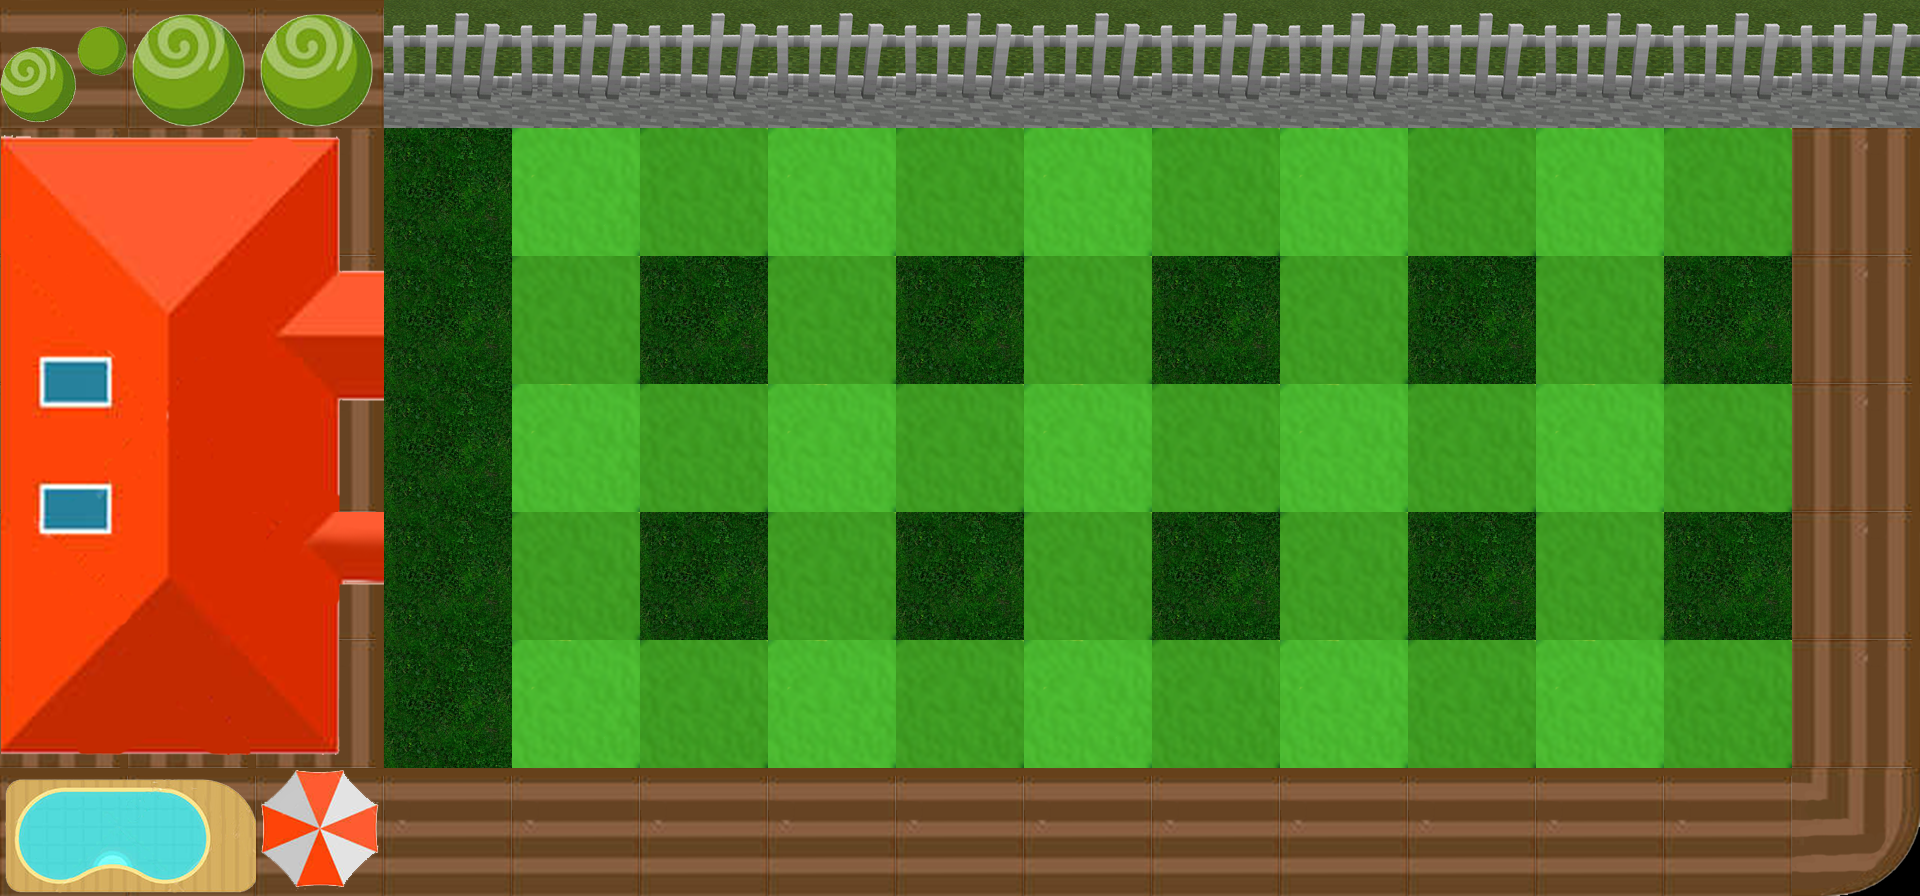

Tiled map render using the project's own tile images. Description and the map definition, with tile-layer contents summarised, below:
An orthogonal 15x7 tile map with 128x128 px tiles, 3 tile layers (Grass, Stone, House), 13 tilesets and 3 objects.

<map version="1.0" orientation="orthogonal" renderorder="right-down" width="15" height="7" tilewidth="128" tileheight="128" nextobjectid="65">
 <tileset firstgid="1" name="GrassD" tilewidth="128" tileheight="128" tilecount="1" columns="1">
  <image source="darkGrass.png" width="128" height="128" />
 </tileset>
 <tileset firstgid="2" name="Relva2" tilewidth="128" tileheight="128" tilecount="1" columns="1">
  <image source="Relva2.png" width="128" height="128" />
 </tileset>
 <tileset firstgid="3" name="Relva3" tilewidth="128" tileheight="128" tilecount="1" columns="1">
  <image source="Relva3.png" width="128" height="128" />
 </tileset>
 <tileset firstgid="4" name="Fence" tilewidth="128" tileheight="128" tilecount="1" columns="1">
  <image source="Fence.png" width="128" height="128" />
 </tileset>
 <tileset firstgid="5" name="House" tilewidth="128" tileheight="128" tilecount="18" columns="3">
  <image source="House.png" width="384" height="768" />
 </tileset>
 <tileset firstgid="23" name="Vert" tilewidth="128" tileheight="128" tilecount="1" columns="1">
  <image source="Vert.png" width="128" height="128" />
 </tileset>
 <tileset firstgid="24" name="Vert1" tilewidth="128" tileheight="128" tilecount="1" columns="1">
  <image source="Cornert.png" width="128" height="128" />
 </tileset>
 <tileset firstgid="25" name="vert2" tilewidth="128" tileheight="128" tilecount="1" columns="1">
  <image source="18073219_1472073412824462_1555175333_n.png" width="128" height="128" />
 </tileset>
 <tileset firstgid="26" name="Umbrella" tilewidth="128" tileheight="128" tilecount="1" columns="1">
  <image source="UmbrellaCopr.png" width="128" height="128" />
 </tileset>
 <tileset firstgid="27" name="Pool" tilewidth="128" tileheight="128" tilecount="3" columns="3">
  <image source="Pool.png" width="384" height="128" />
 </tileset>
 <tileset firstgid="30" name="Tree1" tilewidth="128" tileheight="128" tilecount="1" columns="1">
  <image source="Tree1.png" width="128" height="128" />
 </tileset>
 <tileset firstgid="31" name="Tree2" tilewidth="128" tileheight="128" tilecount="1" columns="1">
  <image source="Tree2.png" width="128" height="128" />
 </tileset>
 <tileset firstgid="32" name="Butter" tilewidth="128" tileheight="128" tilecount="1" columns="1">
  <image source="Butter.png" width="128" height="128" />
 </tileset>
 <layer name="Grass" width="15" height="7">
  <data>[105 cells, 50 non-empty, 3 distinct tile ids]</data>
 </layer>
 <layer name="Stone" width="15" height="7">
  <data>[105 cells, 55 non-empty, 5 distinct tile ids]</data>
 </layer>
 <layer name="House" width="15" height="7">
  <data>[105 cells, 21 non-empty, 20 distinct tile ids]</data>
 </layer>
 <objectgroup name="GrassWall">
  <object id="60" x="384" y="128" width="128" height="640" />
  <object id="63" x="512" y="768" width="1280" height="128" />
  <object id="64" x="512" y="0" width="1280" height="128" />
 </objectgroup>
</map>